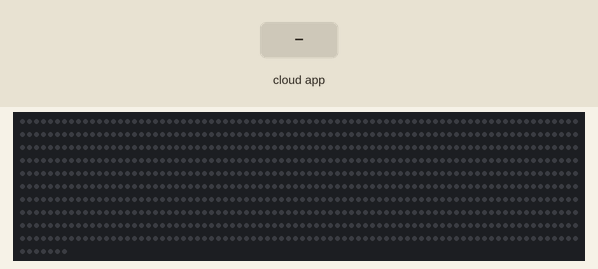
Simulated run of this program. Board: ESP32. Shown: 807 RGB LEDs in strip order, left to right, continuing on the next row. The test bench sets the inputs (shaded band). Dim RGB values are drawn brighter than linear; WiFi joins after 1.5 s; servers stay silent unless stated; not simulated (calls return 0 or success): wifiCredentials.h; what the program prints to the serial monitor is not drawn.

Above: at 5.7 s.
5.8 s: the phone or cloud app sets Ring.Light to 64
At 6.1 s:
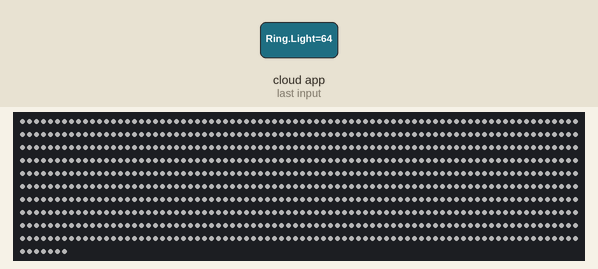
7.3 s: the phone or cloud app sets Ring.Light to 128
8.8 s: the phone or cloud app sets Ring.Light to 0
At 9.3 s:
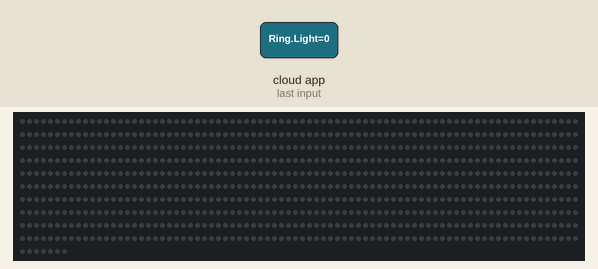
Timing chart, 0 to 11.8 s (numbered marks = the images above; inputs shaded):
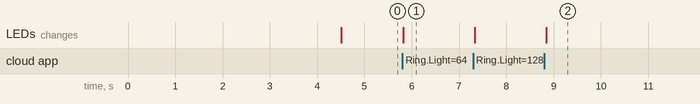

Measured:
- after the input at 5.8 s, the LEDs: change at once (image 1)
- after the input at 8.8 s, the LEDs: change after 0.05 s (image 2)

The program:

main.cpp
```cpp
#include <Arduino.h>
#include <FastLED.h>

#ifdef ARDUINO_ARCH_ESP32
	#include <WiFi.h>
	#include <AsyncTCP.h>
#else
	#include <ESP8266WiFi.h>
	#include <ESPAsyncTCP.h>
#endif

#define ESPALEXA_ASYNC
#include <Espalexa.h>

#include "wifiCredentials.h"


#define SERIAL_BAUDRATE     115200
//#define DEBUG
#ifdef DEBUG	// Test LED strip only has 21 LEDs so use that value for testing & debug.
	#define NUM_LEDS		21
	#define DEVICE_NAME		"Test Light"
	#define DATA_PIN		27
#else
	#define NUM_LEDS		807
	#define DEVICE_NAME		"Ring Light"
	#define DATA_PIN		27
#endif


#define LED_TYPE			WS2811
#define COLOR_ORDER			GRB
#define FRAMES_PER_SECOND	120


CRGB leds[NUM_LEDS];
Espalexa espalexa;


//callback function prototype
void wifiSetup();
void colorLightChanged(uint8_t brightness, uint32_t rgb);
void setBrightness(uint8_t brightness);
void setSolidColour(CRGB Colour, uint8_t brightness);


void setup()
{
	delay(3000); // 3 second delay for recovery

	Serial.begin(SERIAL_BAUDRATE);

	FastLED.addLeds<LED_TYPE,DATA_PIN,COLOR_ORDER>(leds, NUM_LEDS).setCorrection(TypicalLEDStrip);	// tell FastLED about the LED strip configuration
	setBrightness(0);	// Set brightness to 0, so LED array will default to off.

	wifiSetup();

	espalexa.addDevice(DEVICE_NAME, colorLightChanged);
	espalexa.begin();
}

void loop()
{
	espalexa.loop();

	FastLED.show();	// send the 'leds' array out to the actual LED strip
	FastLED.delay(1000/FRAMES_PER_SECOND);	// insert a delay to keep the framerate modest
}

void wifiSetup()
{
	// Set WIFI module to STA mode
	WiFi.mode(WIFI_STA);

	// Connect
	Serial.printf("[WIFI] Connecting to %s ", WIFI_SSID);
	WiFi.begin(WIFI_SSID, WIFI_PASS);

	// Wait
	while (WiFi.status() != WL_CONNECTED) {
		Serial.print(".");
		delay(100);
	}
	Serial.println();
	Serial.printf("[WIFI] STATION Mode, SSID: %s, IP address: %s\n", WiFi.SSID().c_str(), WiFi.localIP().toString().c_str());
}

void colorLightChanged(uint8_t brightness, uint32_t rgb)
{
	setSolidColour(CRGB((rgb >> 16) & 0xFF, (rgb >>  8) & 0xFF, rgb & 0xFF), brightness);
}

void setBrightness(uint8_t brightness)
{
	// set master brightness control	//	255 maximum value	127 half
	FastLED.setBrightness(brightness);
}

void setSolidColour(CRGB colour, uint8_t brightness)
{
	fadeToBlackBy(leds, NUM_LEDS, 10);
	setBrightness(brightness);
	fill_solid(leds, NUM_LEDS, colour);
}
```
